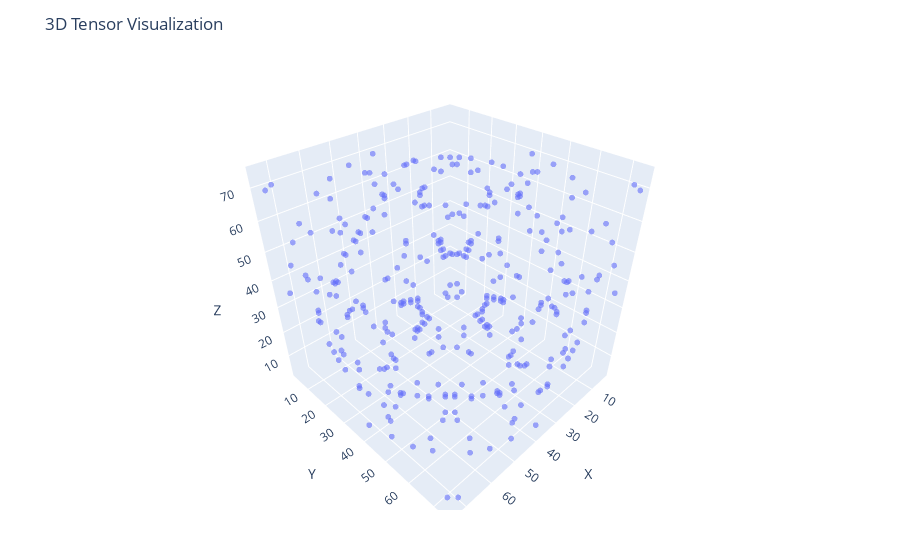

Write notebook code for a chart like this one.
### Code cell
plotTensor(strat.tensor, 0.1)

### Figure 1 — Plotly figure (JSON) as saved in the notebook; plotly's stock layout.template omitted (floating-point values rounded to 4 significant figures; data arrays with more than 128 entries replaced by an {"elided": "..."} marker saying what was removed)
{"data": [{"marker": {"opacity": 0.6, "size": 2}, "mode": "markers", "type": "scatter3d", "x": {"elided": "358 int values"}, "y": {"elided": "358 int values"}, "z": {"elided": "358 int values"}}], "layout": {"margin": {"b": 50, "l": 50, "r": 50, "t": 60}, "scene": {"aspectmode": "cube", "xaxis": {"range": [1, 76], "title": "X"}, "yaxis": {"range": [1, 76], "title": "Y"}, "zaxis": {"range": [1, 76], "title": "Z"}}, "title": "3D Tensor Visualization"}}
